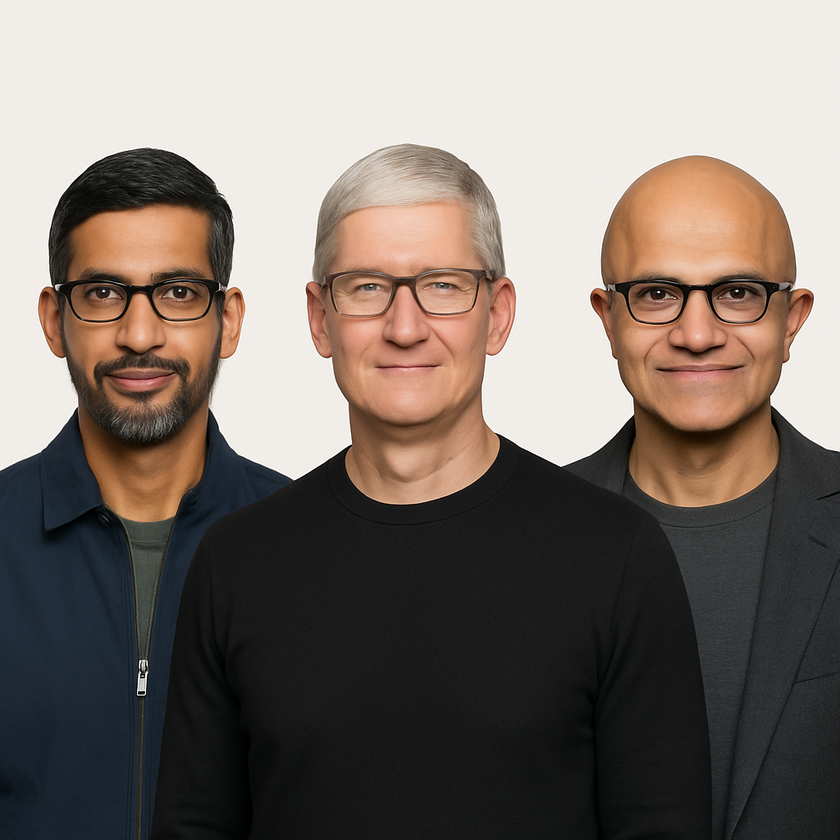
#> input picture face.png, 840 x 840 px, shrunk from 1024 x 1024 before the run
$ jupyter execute --allow-errors '딥러닝_간단코드(음성+이미지+번역).ipynb'
#> lines starting #> are read from the running program, lines starting #| are printed output that depends on the picture; after the words box and inside, x2 and y2 are one past the last pixel; in counts of white or black regions, pixels touching at a corner belong together
[cell 1]
## colab에서 실행함.

[cell 2]
# !pip install opencv-python    # OpenCV 설치

[cell 3]
# “사진을 읽어서(OpenCV가 다룰 수 있게 만들고) → 흑백으로 바꾼 다음 → 얼굴을 찾아서 → 얼굴 위치에 네모를 그리고 → 결과를 보여준다”

[cell 4]
import numpy as np                  # numpy 라이브러리 불러오기
import cv2                          # OpenCV 라이브러리 불러오기
from google.colab.patches import cv2_imshow
face_cascade = cv2.CascadeClassifier(
       cv2.data.haarcascades +
       'haarcascade_frontalface_default.xml'
   )                                   # OpenCV에서 얼굴을 찾는 알고리즘 파일 불러오기
from google.colab import drive      # 구글 드라이브에서 코랩 불러오기
drive.mount('/content/drive')       # 저장된 이미지 파일을 가져오기 위해 구글 드라이브에 접속하기
file_name = '/content/drive/MyDrive/0-ㄱ-CODEIT(2025)/deep/img/face.png'    # 구글 드라이브의 절대 주소를 path에 저장하기

[cell 5]
ff = np.fromfile(file_name, np.uint8)
# 구글 드라이브에 있는 사진 파일의 “전체 주소”를 만든 것
# np.fromfile(...) : 사진 파일을 그대로 바이트(숫자 덩어리)로 읽어 오는 것
# np.uint8 : 사진은 보통 픽셀 값이 0~255 범위라서 이 형식(8비트 정수)을 씀.


img = cv2.imdecode(ff, cv2.IMREAD_UNCHANGED)
#> img is the input picture: shape (840, 840, 3); mean B, G, R 111.3, 118, 128.1
# imdecode를 통해 numpy의 이미지 파일을 OpenCV 이미지로 불러오기
# cv2.imdecode(...) : 아까 읽은 “숫자 덩어리(ff)”를 OpenCV가 다룰 수 있는 이미지 형태(행렬) 로 바뀜.
# cv2.IMREAD_UNCHANGED : 사진을 원래 상태 그대로 읽겠다.(색/투명도 등 가능한 정보 보존).


gray = cv2.cvtColor(img, cv2.COLOR_BGR2GRAY)
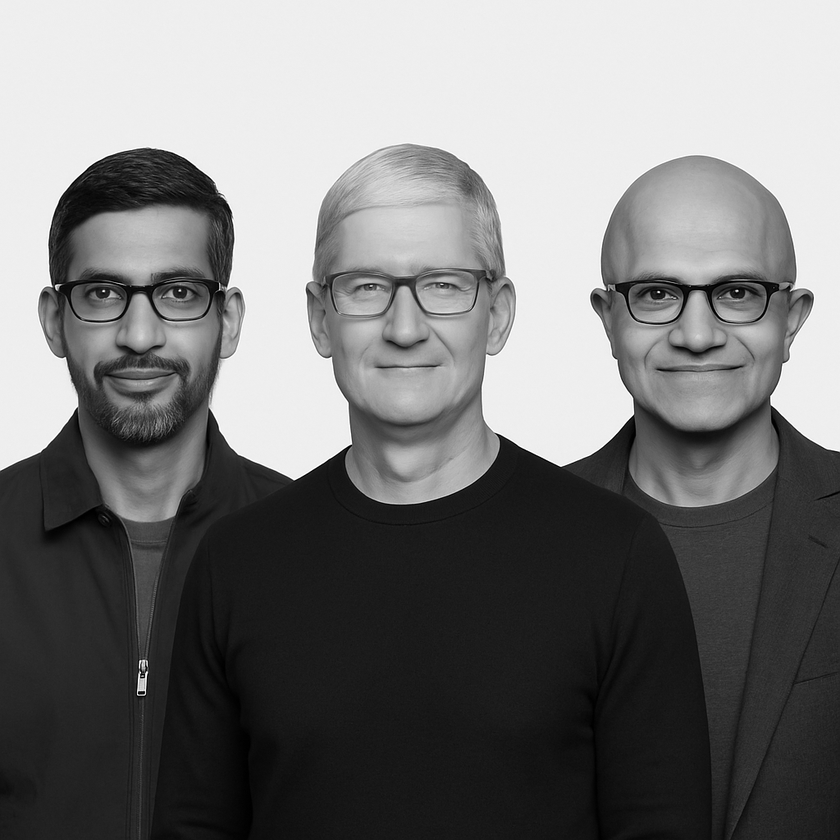
#> gray: shape (840, 840); min 0, max 255, mean 120.3
# 이미지에서 얼굴을 찾기 위해 흑백으로 처리하기
# 얼굴을 찾는 알고리즘은 컬러보다 흑백(명암) 이 더 단순해서 보통 흑백으로 바꿔서 처리
# BGR : OpenCV는 색을 보통 파랑-초록-빨강(BGR) 순서로 저장
# GRAY : 흑백(밝기만 남김)

faces = face_cascade.detectMultiScale(gray, 1.2, 5)
#> faces = [[35, 213, 213, 213], [292, 193, 234, 234], [587, 208, 219, 219]]
# 여러 개의 얼굴을 인식하기 (검출 비율 1.2, 이웃 거리 5)

# face_cascade : 이미 앞에서 불러온 “얼굴 찾는 규칙(모델)”(하르 캐스케이드).
# detectMultiScale(...) : 사진에서 얼굴일 가능성이 있는 위치를 여러 크기로(멀티 스케일) 돌려가며 찾아줌.
# 결과 faces 는 보통 이런 정보가 여러 개 들어 있는 목록
  # (x, y, w, h)
  # x, y = 얼굴 네모의 시작점(왼쪽 위)
  # w, h = 네모의 너비와 높이
  # ==> 흑백 사진에서 얼굴 위치들을 찾아서 리스트로 받았다.

for (x, y, w, h) in faces:
        # 이미지 얼굴에 사각형 그리기
  # 얼굴이 한 명일 수도 있고 여러 명일 수도 있으니,
  # faces 안에 들어있는 얼굴 정보들을 하나씩 꺼내서 반복하는 줄

  cv2.rectangle(img, (x, y), (x + w, y + h), (255, 0, 0), 2)
#> this loop made 3 passes
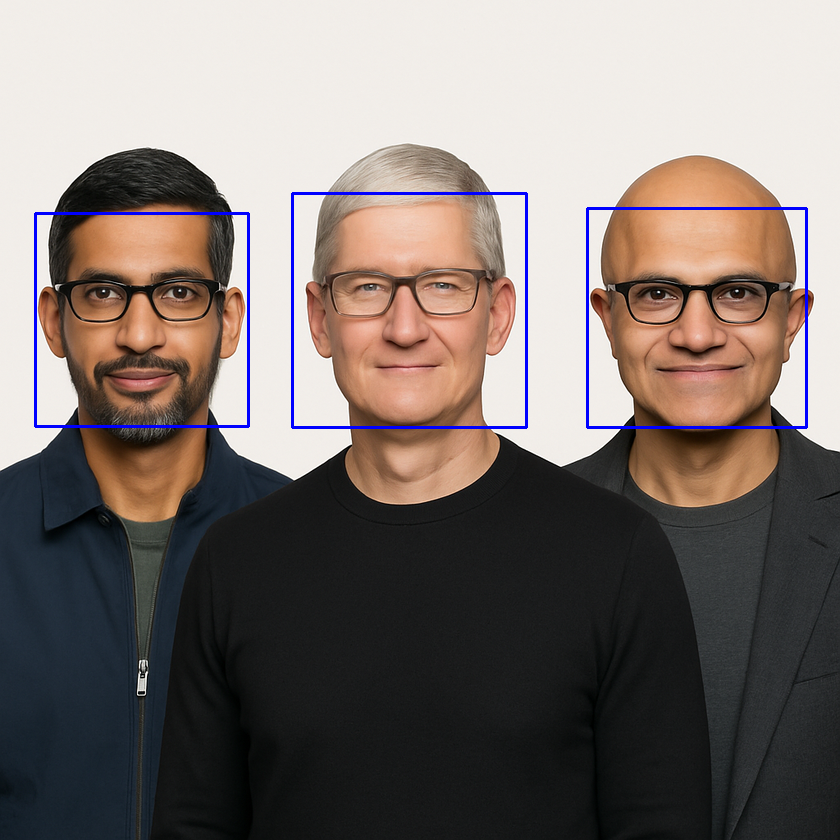
#> img: shape (840, 840, 3); 1.13% of pixels changed, all inside (x1, y1, x2, y2) = (34, 192, 808, 429)
          # rectangle(이미지 파일, 시작점, 종료점, 색상, 선 두께)

cv2_imshow(img)
          # 얼굴이 인식된 사진 출력하기
